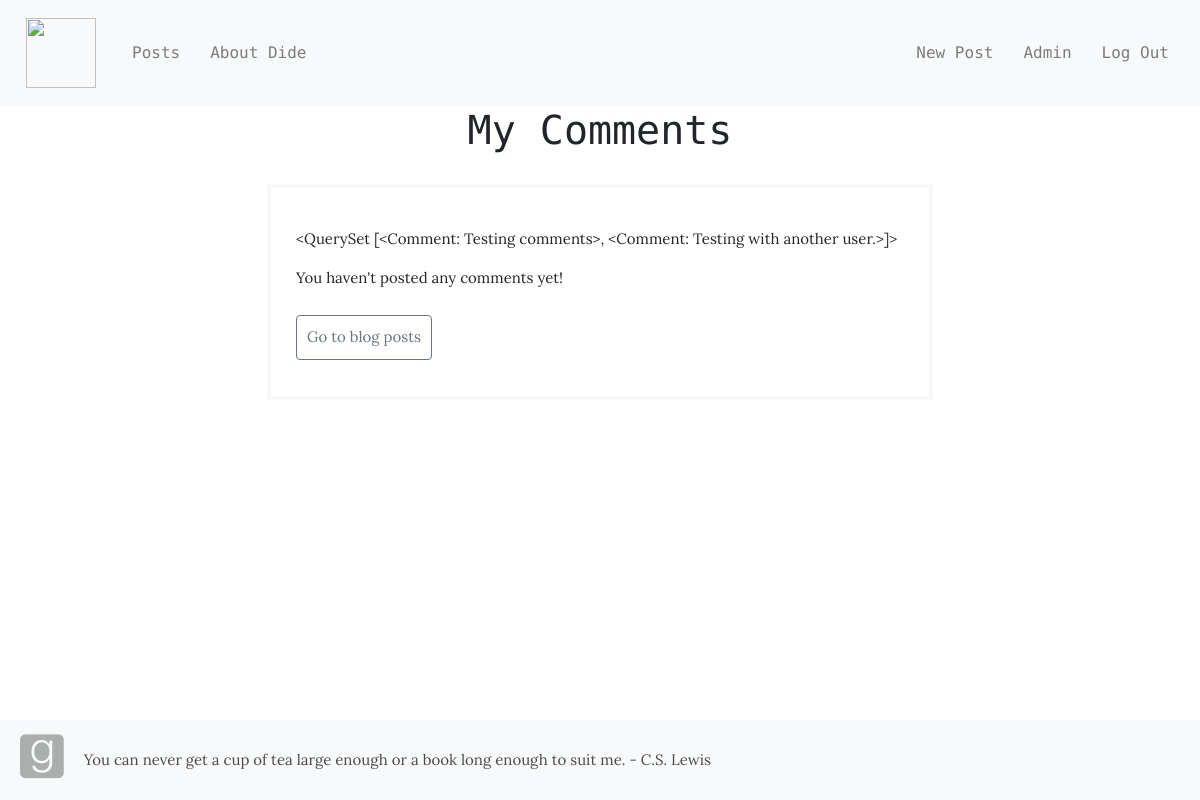
/mycomments/ (signed in), run on an earlier commit of the app's database.
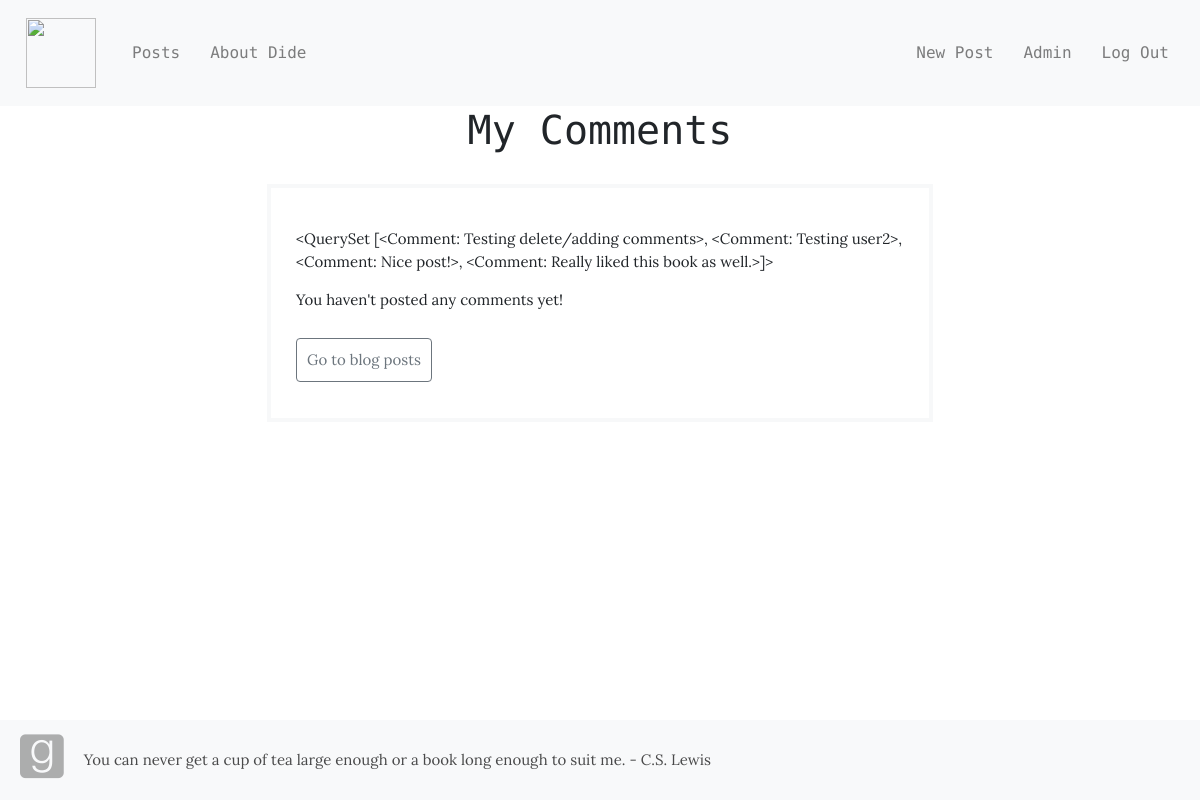
And on a later commit of the database.
### book_app/models.py (models this page shows, shortened)
class Comment(models.Model):
  blog = models.ForeignKey('book_app.Blog', related_name='comments',on_delete=models.CASCADE)
  author = models.ForeignKey(
          get_user_model(),
          related_name='authors_comment',
          on_delete=models.CASCADE,
          )
  text = models.TextField()
  def __str__(self):
    return self.text

### book_app/views.py (the view)
# urls.py: path('mycomments/',views.CommentListView.as_view(),name='my_comments'),
class CommentListView(LoginRequiredMixin,ListView):
  model = Comment

### book_app/templates/book_app/comment_list.html (shortened to what this page needs)
{% extends "book_app/base.html" %}
{% block body_block %}
<h1>My Comments</h1>
<div class="container-comment-list">
  <ol id="comment-list">
    <p>{{ comment_list }}</p>
    {% if request.user != comment_list %}
      <p>You haven't posted any comments yet!</p>
      <a id="comment-list-btn" class="btn btn-outline-secondary"
          href="{% url 'book_app:blog_list' %}">Go to blog posts</a>
    {% endif %}
  </ol>
</div>
{% endblock %}

### book_app/templates/book_app/base.html (shortened to what this page needs)
<!DOCTYPE html>
{% load staticfiles %}
<html>
<head>
    <link rel="stylesheet" href="https://stackpath.bootstrapcdn.com/bootstrap/4.3.1/css/bootstrap.min.css">
    <link href="https://maxcdn.bootstrapcdn.com/font-awesome/4.7.0/css/font-awesome.min.css" rel="stylesheet">
    <link href="//netdna.bootstrapcdn.com/bootstrap/3.0.0/css/bootstrap-glyphicons.css" rel="stylesheet">
    <link rel="stylesheet" type="text/css" href="{% static 'css/book_app.css' %}">
    <link rel="stylesheet" href="https://use.fontawesome.com/releases/v5.2.0/css/all.css">
    <link rel="stylesheet" href="//cdn.jsdelivr.net/npm/medium-editor@latest/dist/css/medium-editor.min.css" type="text/css" media="screen" charset="utf-8">
  </head>
  <body>
      <nav class="navbar navbar-expand-lg navbar-light bg-light">
        <ul class="navbar-nav">
          <li><a class="navbar-brand" href="{% url 'book_app:index' %}"><img id="navbar-image" src="https://banner2.kisspng.com/20180413/cqw/kisspng-flat-design-book-computer-icons-booking-5ad0696c91cfa3.4521588515236079165973.jpg" width="40" height="40" class="d-inline-block align-top" alt=""></a></li>
        </ul>
        <ul class="navbar-nav">
          <li class="nav-item"><a class="nav-link" id="navbar-item"
                href="{% url 'book_app:blog_list' %}">Posts</a></li>
          <li class="nav-item"><a class="nav-link" id="navbar-item"
                href="{% url 'book_app:about_me' %}">About Dide</a></li>
        </ul>
        <ul class="navbar-nav ml-auto">
          {% if user.is_superuser %}
            <li><a id="navbar-item" class="nav-item nav-link"
                  href="{% url 'book_app:post_new' %}">New Post</a></li>
            <li class="nav-item"><a class="nav-link" id="navbar-item"
                  href="{% url 'admin:index' %}">Admin</a></li>
            <li><a id="navbar-item" class="nav-item nav-link"
                  href="{% url 'logout' %}">Log Out</a></li>
          {% elif user.is_authenticated %}
            <li><a id="navbar-item" class="nav-item nav-link"
                  href="{% url 'book_app:my_comments' %}">My Comments</a></li>
            <li><a id="navbar-item" class="nav-item nav-link"
                  href="{% url 'logout' %}">Log Out</a></li>
          {% else %}
            <li><a id="navbar-item" class="nav-item nav-link"
                  href="{% url 'login' %}" aria-label="Login">
              <span class="fa fa-user" aria-hidden="true"></span></a></li>
          {% endif %}
        </ul>
      </nav>
      <div class="container">
        {% block body_block %}
        {% endblock %}
      </div>
    <div class="footer">
      <ul class=list-inline>
        <li class="list-items"><a target="_blank" href="https://goodreads.com/"><i class="fab fa-goodreads"></i></a></li>
      </ul>
      <p id="quote">You can never get a cup of tea large enough or a book long enough to suit me. - C.S. Lewis</p>
    </div>
  </body>
</html>

### book_app/static/css/book_app.css (style rules this page uses)
body { font-family: 'Lora', serif; padding-bottom: 80px; font-size: 15px; }
#navbar-item { padding: 15px; font-size: 16px; font-family: 'Roboto Mono', monospace; }
#navbar-image { margin: 5px 5px 5px 10px; width: 40px; height: 70px; width: 70px; }
h1 { text-align: center; font-family: 'Roboto Mono', monospace; }
.btn { font-size: 15px; padding: 10px; }
#comment-list { list-style: none; margin-top: 20px; padding: 20px 25px; }
.container-comment-list { width: 60%; margin: 30px auto 10px; border: 4px solid #f7f8f9; }
#comment-list-btn { margin-top: 10px; }
.footer { position: fixed; bottom: 0; height: 80px; width: 100%; display: flex; background-color: #F8F9FA; }
.footer a { color: black; opacity: 0.3; margin: 20px; font-size: 50px; }
#quote { line-height: 80px; color: black; opacity: 0.7; }

What changed in the data, as far as the page shows it:
removed Comment: text.text "<QuerySet [<Comment: Testing comments>, <Comment: Testing with another user.>]>"
added Comment: text.text "<QuerySet [<Comment: Testing delete/adding comments>, <Comment: Testing user2>, <Comment: Nice post!>, <Comment: Really liked this book as well.>]>"
